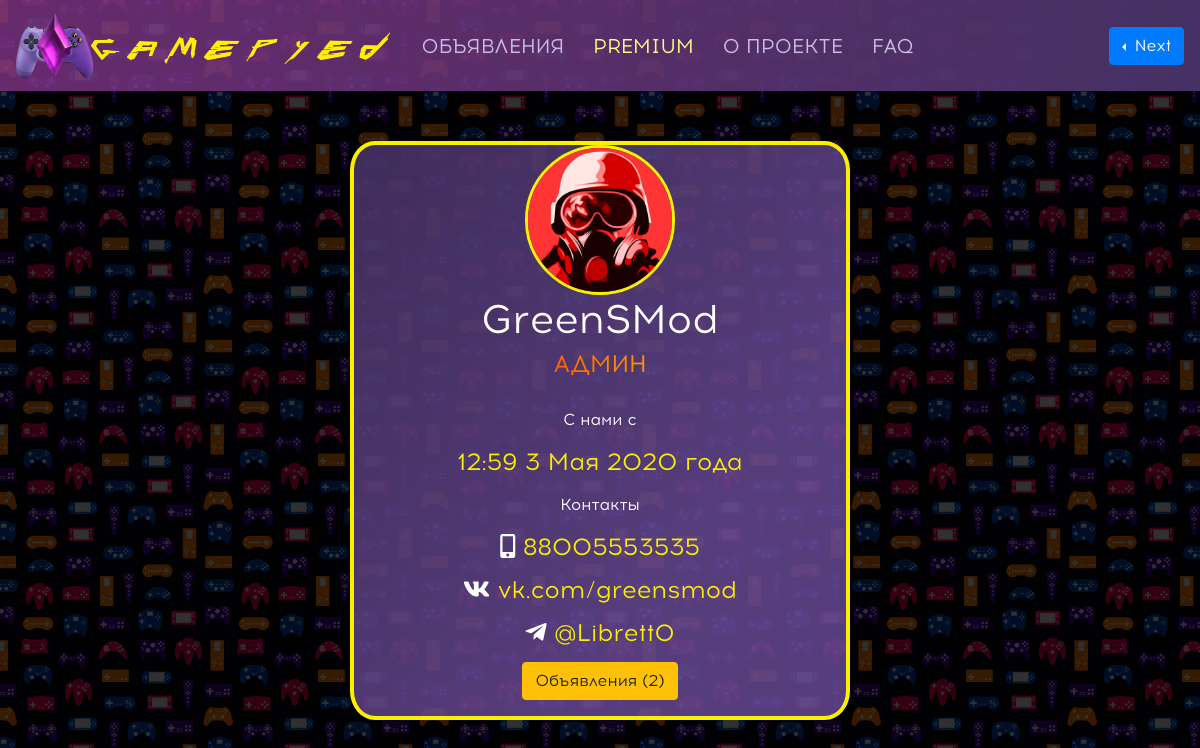
Screenshot of /user/1/ (signed in) with the database file from the repository.
### data/users.py (models this page shows, shortened)
class User(SqlAlchemyBase, UserMixin):
    __tablename__ = 'users'
    id = sqlalchemy.Column(sqlalchemy.Integer,
                           primary_key=True, autoincrement=True)
    name = sqlalchemy.Column(sqlalchemy.String, nullable=True)
    email = sqlalchemy.Column(sqlalchemy.String,
                              index=True, unique=True, nullable=True)
    status = sqlalchemy.Column(sqlalchemy.String, default="N")
    contacts = sqlalchemy.Column(sqlalchemy.JSON, nullable=True)
    hashed_password = sqlalchemy.Column(sqlalchemy.String, nullable=True)
    is_activate = sqlalchemy.Column(sqlalchemy.Boolean, default=False)
    uuid = sqlalchemy.Column(sqlalchemy.String, nullable=True)
    created_date = sqlalchemy.Column(sqlalchemy.String, nullable=True)
    img = sqlalchemy.Column(sqlalchemy.Boolean, nullable=True)
    news = orm.relation("News", back_populates='user')

### main.py (the view)
@app.route('/user/<int:id>/')
@login_required
def other_user(id):
    if current_user.is_authenticated and current_user.status == "B":
        return render_template('banned.html', title="GAMEPYED - ВЫ ЗАБАНЕНЫ")
    session = db_session.create_session()
    other_user = session.query(User).filter(User.id == id).first()
    if not other_user:
        abort(404)
    goods_len = len(session.query(News).filter(News.user_id == id).all())
    if goods_len > 0:
        return render_template('other_user.html', title=f'GAMEPYED - {other_user.name}',
                               other_user=other_user, goods_len=goods_len)
    return render_template('other_user.html', title=f'GAMEPYED - {other_user.name}',
                           other_user=other_user, goods_len=0)

### data/db_session.py (called while the page is built)
def create_session() -> Session:
    global __factory
    return __factory()

### main.py (called while the page is built)
@login_manager.user_loader
def load_user(user_id):
    session = db_session.create_session()
    return session.query(User).get(user_id)

### templates/other_user.html (shortened to what this page needs)
{% extends "base.html" %}
{% block content %}
<link rel="stylesheet" type="text/css" href="/static/css/style_log_reg.css">
<link rel="stylesheet" type="text/css" href="/static/css/style_user_info.css">
{% if other_user.img %}
<img src="/static/img/users/avatar/{{other_user.id}}.jpg" width="150" height="150">
{% else %}
<img src="/static/img/user.png">
{% endif %}
{% if other_user.status == "B" %}
<h1 style="text-decoration: line-through;">{{other_user.name}}</h1>
{% else %}
<h1>{{other_user.name}}</h1>
{% endif %}
{% if other_user.status == "N" %}
<p style="color: #fff; font-size: 24px; margin-bottom: 2rem;">ПОЛЬЗОВАТЕЛЬ</p>
{% elif other_user.status == "P" %}
<div class="premiumrainbow"><p style="font-size: 24px; margin-bottom: 2rem;">ПРЕМИУМ</p></div>
{% elif other_user.status == "A" %}
<div class="rainbow-animated"><p style="color: #ffe484; margin-bottom: 2rem;">АДМИН</p></div>
{% elif other_user.status == "B" %}
<p style="color: #E30B5C; font-size: 24px; margin-bottom: 2rem;">ЗАБАНЕН</p>
{% endif %}
<p>С нами с <h4 style="color: #fbef00;">{{other_user.created_date}}</h4></p>
<p>Контакты</p>
{% if other_user.contacts %}
{% for key in other_user.contacts %}
{% if key == "tl" %}
<h4> <i class="fas fa-mobile-alt" style="color: #fff;"></i> {{ other_user.contacts[key] }}</h4>
{% elif key == "vk" %}
<h4> <i class="fab fa-vk" style="color: #fff;"></i> {{ other_user.contacts[key] }}</h4>
{% elif key == "tg" %}
<h4> <i class="fab fa-telegram-plane" style="color: #fff;"></i> {{ other_user.contacts[key] }}</h4>
{% elif key == "it" %}
<h4> <i class="fab fa-instagram" style="color: #fff;"></i> {{ other_user.contacts[key] }}</h4>
{% elif key == "fb" %}
<h4> <i class="fab fa-facebook" style="color: #fff;"></i> {{ other_user.contacts[key] }}</h4>
{% elif key == "ok" %}
<h4> <i class="fab fa-odnoklassniki" style="color: #fff;"></i> {{ other_user.contacts[key] }}</h4>
{% endif %}
{% endfor %}
{% else %}
<h4>...</h4>
{% endif %}
{% if goods_len > 0 %}
<p>
    <a class="btn btn-warning" href="/">Объявления ({{goods_len}})</a>
</p>
{% else %}
<p>
    <a class="btn btn-warning" href="/">Объявления (0)</a>
</p>
{% endif %}
{% endblock %}

### templates/base.html (shortened to what this page needs)
<!doctype html>
<html lang="ru">
<head>
    <link rel="stylesheet"
          href="https://stackpath.bootstrapcdn.com/bootstrap/4.4.1/css/bootstrap.min.css"
>
    <link rel="stylesheet" type="text/css" href="/static/css/style.css">
    <link rel="stylesheet" href="https://use.fontawesome.com/releases/v5.8.1/css/all.css"
>
</head>
<body>
<header>
        <nav class="navbar navbar-expand-lg navbar-light">
            <a class="navbar-brand" href="/">
                <img src="/static/img/gamepyed.png" width="375" height="65" alt="">
            </a>
            <div class="collapse navbar-collapse">
                <div class="navbar-nav">
                    {% if title == "GAMEPYED - ОБЪЯВЛЕНИЯ" %}
                    <a class="nav-item nav-link active" href="/goods">ОБЪЯВЛЕНИЯ</a>
                    <a class="nav-item nav-link" href="/premium" style="color: #fffa8a;"
                       onmouseover="this.style.color='#fbef00';" onmouseout="this.style.color='#fffa8a';">PREMIUM</a>
                    <a class="nav-item nav-link" href="/about">О ПРОЕКТЕ</a>
                    <a class="nav-item nav-link" href="/faq">FAQ</a>
                    {% elif title == "GAMEPYED - PREMIUM" %}
                    <a class="nav-item nav-link" href="/goods">ОБЪЯВЛЕНИЯ</a>
                    <a class="nav-item nav-link active" href="/premium" style="color: #fbef00;">PREMIUM</a>
                    <a class="nav-item nav-link" href="/about">О ПРОЕКТЕ</a>
                    <a class="nav-item nav-link" href="/faq">FAQ</a>
                    {% else %}
                    <a class="nav-item nav-link" href="/goods">ОБЪЯВЛЕНИЯ</a>
                    <a class="nav-item nav-link" href="/premium" style="color: #fffa8a;"
                       onmouseover="this.style.color='#fbef00';" onmouseout="this.style.color='#fffa8a';">PREMIUM</a>
                    <a class="nav-item nav-link" href="/about">О ПРОЕКТЕ</a>
                    <a class="nav-item nav-link" href="/faq">FAQ</a>
                    {% endif %}
                </div>
            </div>
            {% if current_user.is_authenticated %}
            <div class="btn-group dropleft">
                <button type="button" class="btn btn-primary dropdown-toggle" data-toggle="dropdown"
                        aria-haspopup="true"
                        aria-expanded="false"
                style="">
                    {{current_user.name}}
                </button>
            </div>
            {% endif %}
        </nav>
    </header>
    <main role="main" class="container">
            {% block content %} {% endblock %}
    </main>
</body>
</html>

### static/css/style.css (style rules this page uses)
h1 { color: #fbef00; }
body { background-color: #fff; font-family: "Acrom", sans-serif; background-image: url("/static/img/background.png"); }
nav { background: linear-gradient(270deg, rgba(69, 49, 99, 1), rgba(146, 60, 153, 0.7) 100%); }
.navbar-light .navbar-nav .nav-link { color: #cbbde2; }
.navbar-expand-lg .navbar-nav .nav-link { font-size: 20px; padding-right: .9rem; padding-left: .9rem; }
.rainbow-animated { background: linear-gradient(to right, red, orange, yellow, green, cyan, blue, violet); background-size: 400% 400%; -webkit-background-clip: text; -webkit-text-fill-color: transparent; -webkit-animation: rainbow 20s ease infinite; animation: rainbow 20s ease infinite; font-size: 24px; line-height: 25px; }

### static/css/style_log_reg.css (style rules this page uses)
h1 { color: #fff }
h4 { color: #fbef00; margin-top: .9rem; margin-bottom: .9rem; }
.container img { width: 150px; height: 150px; margin: -60 px 0 30px 0; border: 3px solid #fbef00; border-radius: 50%; }
.container { border: 4px solid #fbef00; }

### static/css/style_user_info.css (style rules this page uses)
.container { width: 500px; height: auto; background: linear-gradient(to bottom right, rgba(69, 49, 99, 0.9), rgba(108, 76, 155, 0.8) 70%); margin: 50px auto 0px auto; text-align: center; color: #fff; border-radius: 5%; }

### rows the page displays
User: name "Next"
User: name "GreenSMod", created_date "12:59 3 Мая 2020 года", contacts "88005553535", contacts "vk.com/greensmod", contacts "@Librett0"

### other values shown
{{ goods_len }} "2"
